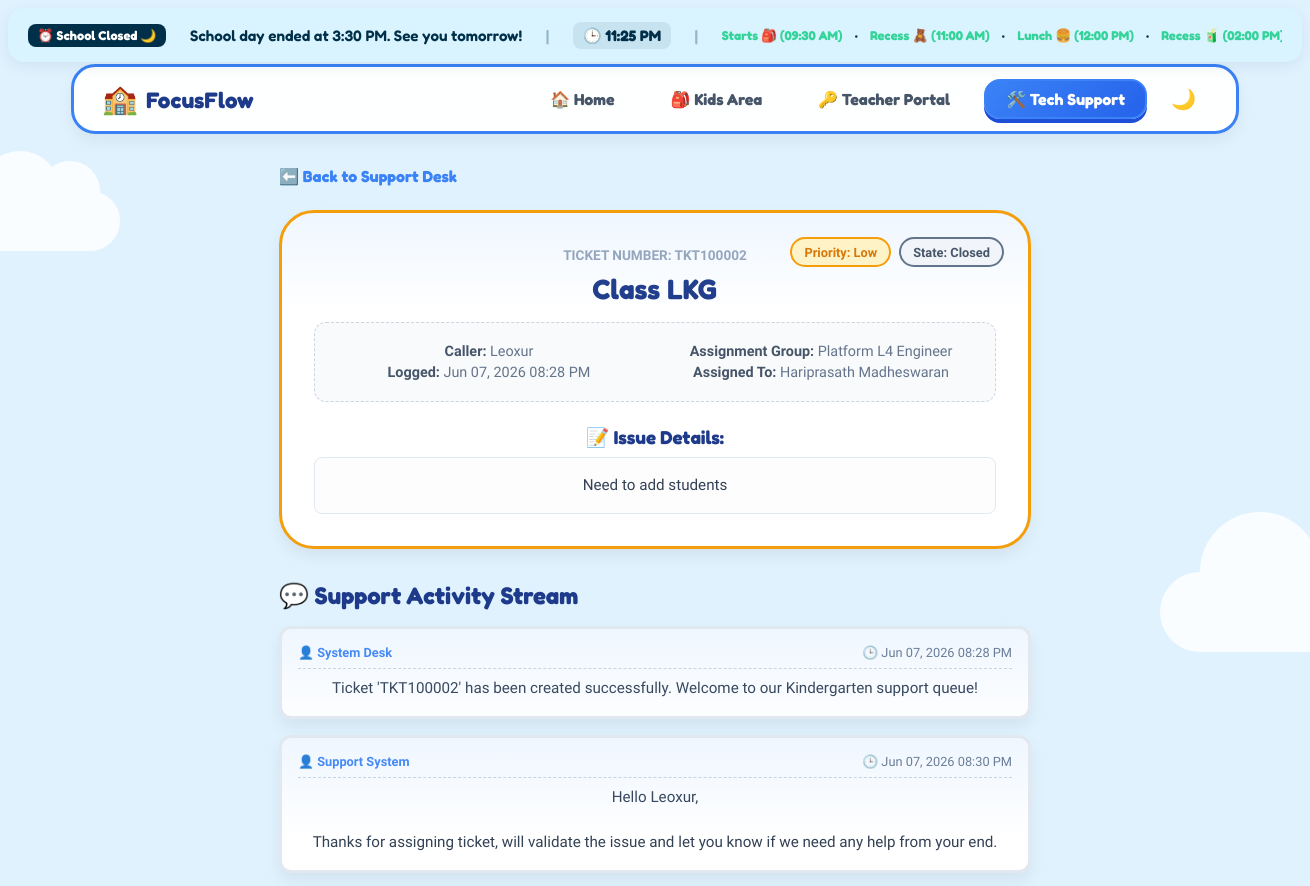
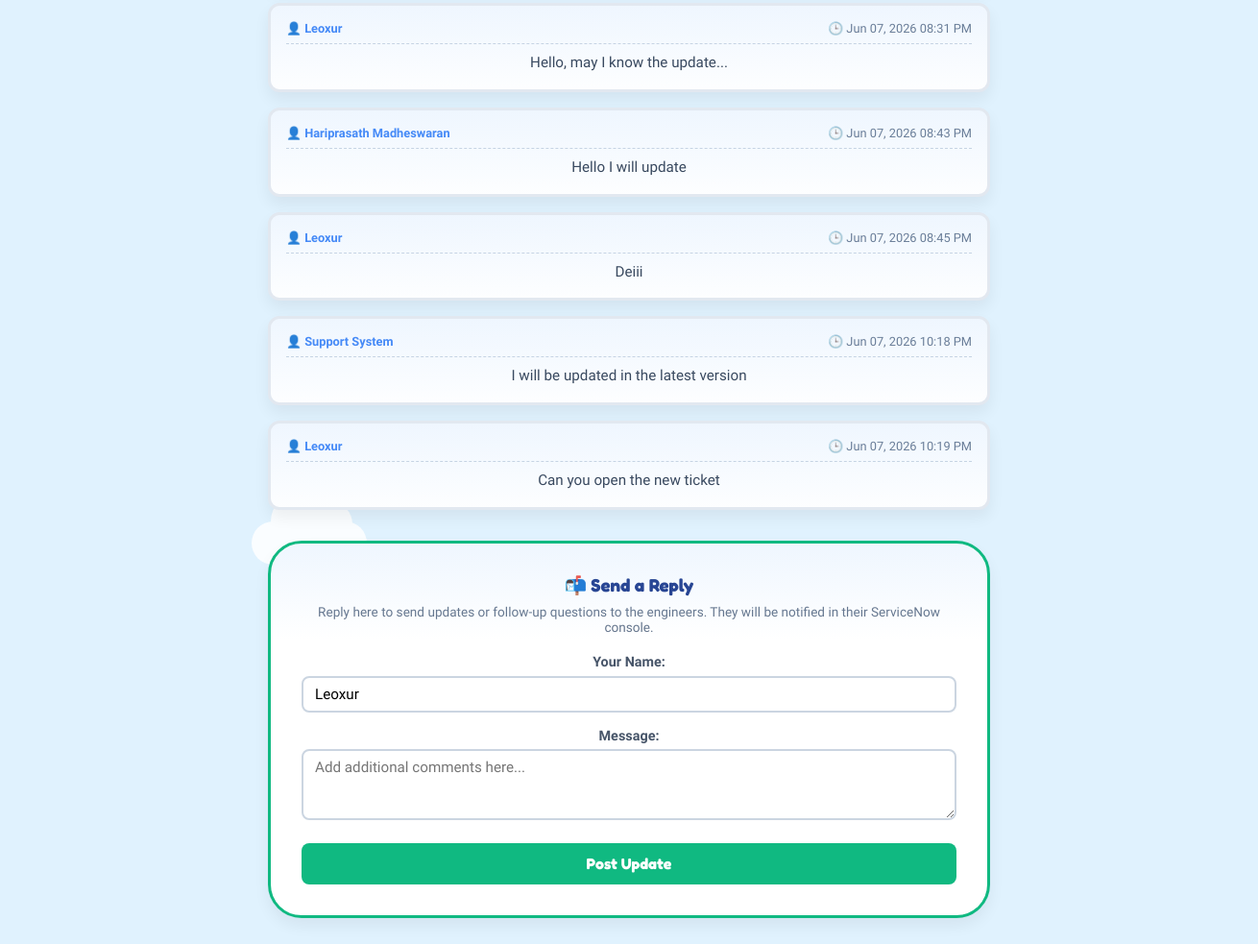
/support/ticket/TKT100002/ (signed in), run on the app's committed database (2 pictures, top to bottom).
### attendance/models.py (models this page shows, shortened)
class SupportTicket(models.Model):
    PRIORITY_CHOICES = [
        ('low', 'Low'),
        ('moderate', 'Moderate'),
        ('high', 'High'),
        ('critical', 'Critical'),
    ]
    STATE_CHOICES = [
        ('new', 'New'),
        ('in_progress', 'In Progress'),
        ('on_hold', 'On Hold'),
        ('resolved', 'Resolved'),
        ('closed', 'Closed'),
    ]
    number = models.CharField(max_length=15, unique=True, blank=True)
    caller = models.CharField(max_length=100)
    subject = models.CharField(max_length=200)
    description = models.TextField()
    priority = models.CharField(max_length=15, choices=PRIORITY_CHOICES, default='moderate')
    state = models.CharField(max_length=20, choices=STATE_CHOICES, default='new')
    assignment_group = models.ForeignKey(AssignmentGroup, on_delete=models.SET_NULL, null=True, blank=True, related_name='tickets')
    assigned_to = models.ForeignKey(SupportEngineer, on_delete=models.SET_NULL, null=True, blank=True, related_name='assigned_tickets')
    created_at = models.DateTimeField(auto_now_add=True)
    updated_at = models.DateTimeField(auto_now=True)
    resolved_at = models.DateTimeField(null=True, blank=True)
    class Meta:
        ordering = ['-created_at']

class AssignmentGroup(models.Model):
    name = models.CharField(max_length=100, unique=True)
    description = models.TextField(blank=True, null=True)
    created_at = models.DateTimeField(auto_now_add=True)
    class Meta:
        ordering = ['name']

class SupportEngineer(models.Model):
    name = models.CharField(max_length=100)
    email = models.EmailField()
    password = models.CharField(max_length=128, default="engineer123")
    groups = models.ManyToManyField(AssignmentGroup, blank=True, related_name='engineers')
    is_active = models.BooleanField(default=True)
    created_at = models.DateTimeField(auto_now_add=True)
    class Meta:
        ordering = ['name']

class TicketActivity(models.Model):
    TYPE_CHOICES = [
        ('work_note', 'Work Note (Internal)'),
        ('customer_comment', 'Customer Comment (Visible to Client)'),
    ]
    ticket = models.ForeignKey(SupportTicket, on_delete=models.CASCADE, related_name='activities')
    activity_type = models.CharField(max_length=20, choices=TYPE_CHOICES)
    author = models.CharField(max_length=100)
    content = models.TextField()
    created_at = models.DateTimeField(auto_now_add=True)
    class Meta:
        ordering = ['created_at']

### attendance/views.py (the view, shortened to what this page needs)
# urls.py: path('support/ticket/<str:number>/', views.support_ticket_view, name='support_ticket_view'),
def support_ticket_view(request, number):
    if not request.user.is_authenticated:
        return redirect('teacher_login')
    if not has_support_permission(request.user):
        messages.error(request, "Access denied. You do not have permission to access support tickets. 🔐")
        return redirect('home')
    ensure_support_seeded()
    ticket = get_object_or_404(SupportTicket, number=number)
    activities = ticket.activities.filter(activity_type='customer_comment').order_by('created_at')
    return render(request, 'attendance/support_ticket_detail.html', {
        'ticket': ticket,
        'activities': activities
    })

### attendance/views.py (called while the page is built)
def has_support_permission(user):
    if not user.is_authenticated:
        return False
    if user.is_superuser:
        return True
    perm, created = TeacherSupportPermission.objects.get_or_create(user=user)
    return perm.can_raise_tickets

### attendance/templates/attendance/support_ticket_detail.html (shortened to what this page needs)
{% extends 'attendance/base.html' %}
{% load static %}
{% block content %}
<div class="developer-page-container" style="max-width: 800px; margin: 2rem auto; padding: 0 1.5rem;">
    <a href="{% url 'support_home' %}" style="text-decoration: none; display: inline-flex; align-items: center; gap: 0.5rem; color: #3b82f6; font-weight: bold; font-family: 'Fredoka', sans-serif; margin-bottom: 1.5rem;">
        ⬅️ Back to Support Desk
    </a>
    <div class="kid-card present" style="border-color: #f59e0b; padding: 2rem; background-color: #ffffff; position: relative;">
        <div style="display: flex; gap: 0.5rem; position: absolute; top: 1.5rem; right: 1.5rem;">
            <span class="kid-badge" style="padding: 0.35rem 0.75rem; border-radius: 20px; font-size: 0.8rem; font-weight: bold; background-color: #fef3c7; color: #d97706; border: 2px solid #f59e0b;">
                Priority: {{ ticket.get_priority_display }}
            </span>
            <span class="kid-badge" style="padding: 0.35rem 0.75rem; border-radius: 20px; font-size: 0.8rem; font-weight: bold;
                  {% if ticket.state == 'new' %} background-color: #dbeafe; color: #2563eb; border: 2px solid #3b82f6;
                  {% elif ticket.state == 'in_progress' %} background-color: #ffedd5; color: #ea580c; border: 2px solid #f97316;
                  {% elif ticket.state == 'on_hold' %} background-color: #f5f5f5; color: #737373; border: 2px solid #a3a3a3;
                  {% elif ticket.state == 'resolved' %} background-color: #dcfce7; color: #16a34a; border: 2px solid #22c55e;
                  {% else %} background-color: #f1f5f9; color: #475569; border: 2px solid #64748b; {% endif %}">
                State: {{ ticket.get_state_display }}
            </span>
        </div>
        <span style="font-size: 0.85rem; color: #94a3b8; font-weight: bold;">TICKET NUMBER: {{ ticket.number }}</span>
        <h1 style="font-family: 'Fredoka', sans-serif; color: #1e3a8a; margin: 0.5rem 0 1rem 0; font-size: 1.75rem;">
            {{ ticket.subject }}
        </h1>
        <div style="display: grid; grid-template-columns: 1fr 1fr; gap: 1rem; padding: 1rem; background-color: #f8fafc; border-radius: 12px; margin-bottom: 1.5rem; border: 1px dashed #cbd5e1; font-size: 0.9rem;">
            <div>
                <p style="margin: 0.25rem 0; color: #64748b;"><b style="color: #475569;">Caller:</b> {{ ticket.caller }}</p>
                <p style="margin: 0.25rem 0; color: #64748b;"><b style="color: #475569;">Logged:</b> {{ ticket.created_at|date:"M d, Y h:i A" }}</p>
            </div>
            <div>
                <p style="margin: 0.25rem 0; color: #64748b;"><b style="color: #475569;">Assignment Group:</b> {{ ticket.assignment_group.name|default:"Unassigned" }}</p>
                <p style="margin: 0.25rem 0; color: #64748b;"><b style="color: #475569;">Assigned To:</b> {{ ticket.assigned_to.name|default:"Unassigned" }}</p>
            </div>
        </div>
        <h3 style="font-family: 'Fredoka', sans-serif; color: #1e3a8a; margin-bottom: 0.5rem;">📝 Issue Details:</h3>
        <div style="background-color: #fdfdfd; border: 1.5px solid #e2e8f0; border-radius: 8px; padding: 1rem; font-family: inherit; line-height: 1.5; color: #334155; font-size: 0.95rem; white-space: pre-wrap;">{{ ticket.description }}</div>
    </div>
    <div style="margin-top: 2rem;">
        <h2 style="font-family: 'Fredoka', sans-serif; color: #1e3a8a; display: flex; align-items: center; gap: 0.5rem; margin-bottom: 1rem;">
            💬 Support Activity Stream
        </h2>
        {% if activities %}
        <div style="display: flex; flex-direction: column; gap: 1rem; margin-bottom: 2rem;">
            {% for act in activities %}
            <div class="kid-card" style="padding: 1rem; border-color: #e2e8f0; background-color: #ffffff; border-radius: 12px; position: relative;">
                <div style="display: flex; justify-content: space-between; align-items: center; border-bottom: 1px dashed #cbd5e1; padding-bottom: 0.5rem; margin-bottom: 0.5rem; font-size: 0.8rem; color: #64748b;">
                    <span style="font-weight: bold; color: #3b82f6;">👤 {{ act.author }}</span>
                    <span>🕒 {{ act.created_at|date:"M d, Y h:i A" }}</span>
                </div>
                <div style="line-height: 1.5; color: #334155; font-size: 0.95rem; white-space: pre-wrap;">{{ act.content }}</div>
            </div>
            {% endfor %}
        </div>
        {% else %}
        <div class="kid-card" style="padding: 1.5rem; border-color: #cbd5e1; background-color: #f8fafc; text-align: center; color: #64748b; margin-bottom: 2rem;">
            <p style="margin: 0; font-size: 0.95rem;">No updates on this ticket yet. Standard queue response is 15 minutes.</p>
        </div>
        {% endif %}
    </div>
    <div class="kid-card present" style="border-color: #10b981; padding: 2rem; background-color: #ffffff;">
        <h3 style="font-family: 'Fredoka', sans-serif; color: #1e3a8a; margin-top: 0; margin-bottom: 0.5rem;">📬 Send a Reply</h3>
        <p style="color: #64748b; font-size: 0.85rem; margin-bottom: 1.25rem;">Reply here to send updates or follow-up questions to the engineers. They will be notified in their ServiceNow console.</p>
        <form method="POST" action="{% url 'support_ticket_view' ticket.number %}" style="display: flex; flex-direction: column; gap: 1rem;">
            <div style="display: flex; flex-direction: column; gap: 0.35rem;">
                <label style="font-family: 'Quicksand', sans-serif; font-weight: 700; color: #475569; font-size: 0.9rem;">Your Name:</label>
                <input type="text" name="author" value="{{ ticket.caller }}" required
                       style="padding: 0.5rem 0.75rem; border: 2px solid #cbd5e1; border-radius: 8px; font-family: inherit; font-size: 0.95rem; outline: none;">
            </div>
            <div style="display: flex; flex-direction: column; gap: 0.35rem;">
                <label style="font-family: 'Quicksand', sans-serif; font-weight: 700; color: #475569; font-size: 0.9rem;">Message:</label>
                <textarea name="comment" rows="3" placeholder="Add additional comments here..." required
                          style="padding: 0.5rem 0.75rem; border: 2px solid #cbd5e1; border-radius: 8px; font-family: inherit; font-size: 0.95rem; outline: none; resize: vertical;"></textarea>
            </div>
            <button type="submit" class="kid-btn-active"
                    style="background-color: #10b981; color: white; padding: 0.7rem; font-family: 'Fredoka', sans-serif; border: none; border-radius: 8px; font-size: 1rem; cursor: pointer; transition: background-color 0.2s; font-weight: bold; margin-top: 0.5rem;">
                Post Update
            </button>
        </form>
    </div>
</div>
{% endblock %}

### static/css/kid_theme.css (style rules this page uses)
:root { --kids-blue: #a2d2ff; --kids-blue-dark: #4a90e2; --kids-pink: #ffafcc; --kids-pink-dark: #e85d04; --kids-yellow: #fdf0d5; --kids-yellow-dark: #f89e24; --kids-green: #c7f9cc; --kids-green-dark: #38b000; --kids-purple: #c8b6ff; --kids-purple-dark: #7b2cbf; --kids-red: #ffadad; --kids-red-dark: #d90429; --sky-blue: #e8f5e9; --card-shadow: 0 8px 16px rgba(0, 0, 0, 0.06); --card-hover-shadow: 0 16px 32px rgba(0, 0, 0, 0.12); --border-thickness: 3.5px; --priority-high-bg: rgba(239, 68, 68, 0.1); --priority-high-solid: #ef4444; --priority-high-glow: rgba(239, 68, 68, 0.3); --text-color: #333d4f; --text-muted: #6b778c; --background-wash: #f8f9fc; }
* { margin: 0; padding: 0; box-sizing: border-box; -webkit-font-smoothing: antialiased; }
body { font-family: 'Quicksand', sans-serif; color: var(--text-color); background-color: #e0f2fe; min-height: 100vh; overflow-x: hidden; }
h1, h2, h3, h4, h5, h6 { font-family: 'Fredoka', sans-serif; font-weight: 700; }
.kid-card { background: #ffffff; border: var(--border-thickness) solid #b91c1c; border-color: var(--kid-color, #93c5fd); border-radius: 35px; padding: 2rem 1.5rem; text-align: center; cursor: pointer; box-shadow: var(--card-shadow); transition: all 0.3s cubic-bezier(0.175, 0.885, 0.32, 1.275); position: relative; overflow: hidden; }
.kid-card::before { content: ''; position: absolute; top: 0; left: 0; width: 100%; height: 100px; background: linear-gradient(180deg, var(--kid-color, #93c5fd) 0%, rgba(255,255,255,0) 100%); opacity: 0.15; pointer-events: none; }

### data on the page
SupportTicket: priority "Low", state "Closed", number "TKT100002", subject "Class LKG", caller "Leoxur", created_at "Jun 07, 2026 08:28 PM", assignment_group.name "Platform L4 Engineer", assigned_to.name "Hariprasath Madheswaran", description "Need to add students", author "Leoxur"
TicketActivity: author "System Desk", created_at "Jun 07, 2026 08:28 PM", content "Ticket 'TKT100002' has been created successfully. Welcome to our Kindergarten support queue!"
TicketActivity: author "Support System", created_at "Jun 07, 2026 08:30 PM", content "Hello Leoxur, Thanks for assigning ticket, will validate the issue and let you know if we need any help from your end."
TicketActivity: author "Leoxur", created_at "Jun 07, 2026 08:31 PM", content "Hello, may I know the update..."
TicketActivity: author "Hariprasath Madheswaran", created_at "Jun 07, 2026 08:43 PM", content "Hello I will update"
TicketActivity: author "Leoxur", created_at "Jun 07, 2026 08:45 PM", content "Deiii"
TicketActivity: author "Support System", created_at "Jun 07, 2026 10:18 PM", content "I will be updated in the latest version"
TicketActivity: author "Leoxur", created_at "Jun 07, 2026 10:19 PM", content "Can you open the new ticket"

### other printed values
{{ schedule_status.status }} "School Closed 🌙"
{{ schedule_status.message }} "School day ended at 3:30 PM. See you tomorrow!"
{{ schedule_status.current_time_str }} "11:25 PM"
{{ m.label }} "Starts 🎒" "Recess 🧸" "Lunch 🍔" "Recess 🧃"
{{ m.time_str }} "09:30 AM" "11:00 AM" "12:00 PM" "02:00 PM"
